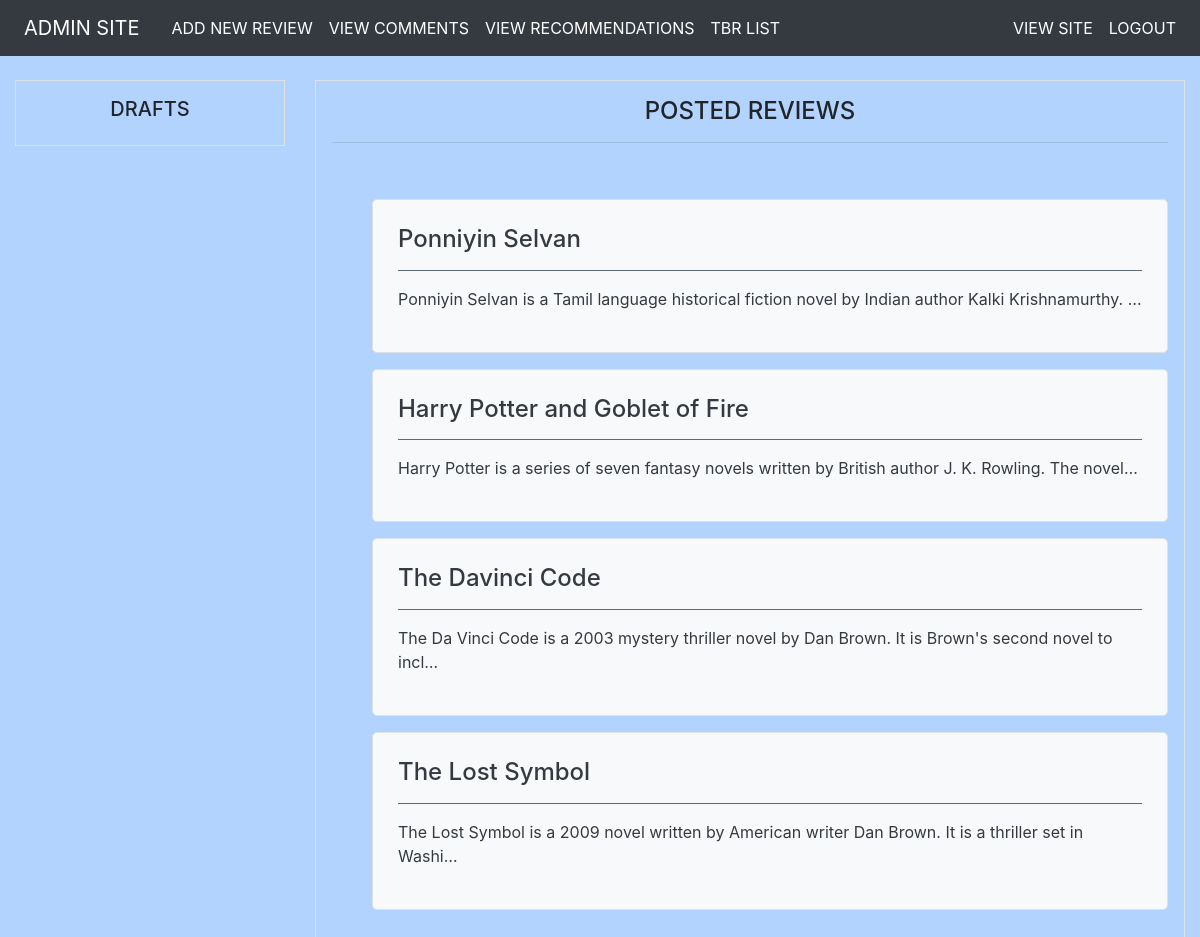
/profile/ (signed in), run on the app's committed database.
### blog/models.py (models this page shows, shortened)
class Books(models.Model):
    bookName = models.CharField(max_length=40)
    author = models.CharField(max_length=20)
    price = models.IntegerField()
    pages = models.IntegerField(blank=True)
    ratings = models.IntegerField(validators=[MinValueValidator(1),MaxValueValidator(5)])
    description = models.TextField()
    image = models.ImageField(upload_to="", default="")

### blog/views.py (the view)
# urls.py: path('profile/',profilePage,name='profile'),
@login_required()
def profilePage(request):
    data = Books.objects.all()
    return render(request,'profile.html',{'reviews':data})

### templates/profile.html (shortened to what this page needs)
<!DOCTYPE html>
<html lang="en">
<head>
    <link rel="stylesheet" href="https://cdn.jsdelivr.net/npm/bootstrap@4.0.0/dist/css/bootstrap.min.css">
    <link rel="stylesheet" href="https://use.fontawesome.com/releases/v5.7.0/css/all.css">
</head>
<body style="background-color:#B2D3FE">
  <div class="navbar navbar-expand-xl bg-dark navbar-dark ">
        <ul class="navbar-nav">
            <li class="nav-item"><a href="/profile" class="nav-link navbar-brand">ADMIN SITE</a></li>
            <li class="nav-item"><a href="/profile/addreview" class="nav-link">ADD NEW REVIEW</a></li>
            <li class="nav-item"><a href="" class="nav-link">VIEW COMMENTS</a></li>
            <li class="nav-item"><a href="recommendations" class="nav-link">VIEW RECOMMENDATIONS</a></li>
            <li class="nav-item"><a href="" class="nav-link">TBR LIST</a></li>
        </ul>
        <ul class="navbar-nav ml-auto">
            <li class="nav-item"><a href="/" class="nav-link">VIEW SITE</a></li>
            <li class="nav-item"><a href="/logout" class="nav-link">LOGOUT</a></li>
        </ul>
    </div>
    <br>
    {%block content%}
        <div class="container-fluid">
            <div class="row">
                <div class="col-xl-3">
                    <div class="border p-3">
                        <h5 class="text-center">DRAFTS</h5>
                    </div>
                </div>
                <div class="col-xl-9">
                    <div class="border p-3">
                        <h4 class="text-center">POSTED REVIEWS</h4><hr><br>
                        <ul type="none">
                            {%for x in reviews%}
                                <a href="edit/{{x.id}}">
                                    <li class="border bg-light text-dark my-3 p-3">
                                        <h4>{{x.bookName}}</h4><hr class="bg-secondary">
                                        <p>{{x.description | truncatechars:100}}</p>
                                    </li>
                                </a>
                            {%endfor%}
                        </ul>
                    </div>
                </div>
            </div>
        </div>
    {%endblock%}
</body>
</html>

### templates/profile.html (style rules this page uses)
.navbar a { color:white !important; }
.border li { border-radius:5px; padding:25px !important; }

### data on the page
Books: bookName "Ponniyin Selvan", description "Ponniyin Selvan is a Tamil language historical fiction novel by Indian author Kalki Krishnamurthy. …"
Books: bookName "Harry Potter and Goblet of Fire", description "Harry Potter is a series of seven fantasy novels written by British author J. K. Rowling. The novel…"
Books: bookName "The Davinci Code", description "The Da Vinci Code is a 2003 mystery thriller novel by Dan Brown. It is Brown's second novel to incl…"
Books: bookName "The Lost Symbol", description "The Lost Symbol is a 2009 novel written by American writer Dan Brown. It is a thriller set in Washi…"
